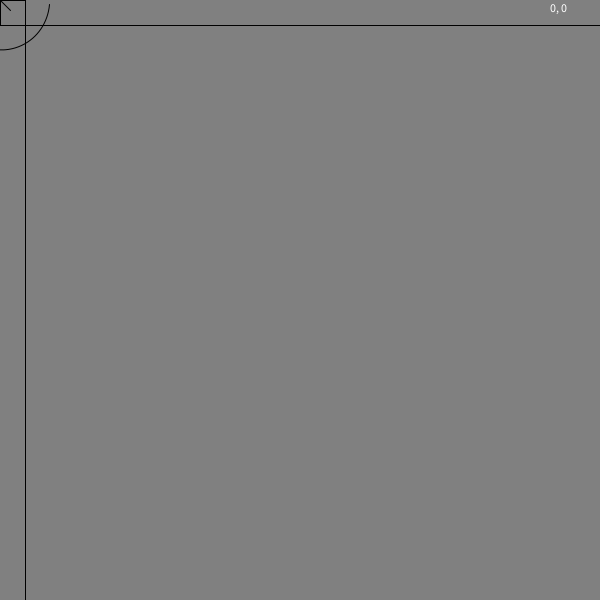
Frame 1 (no input)
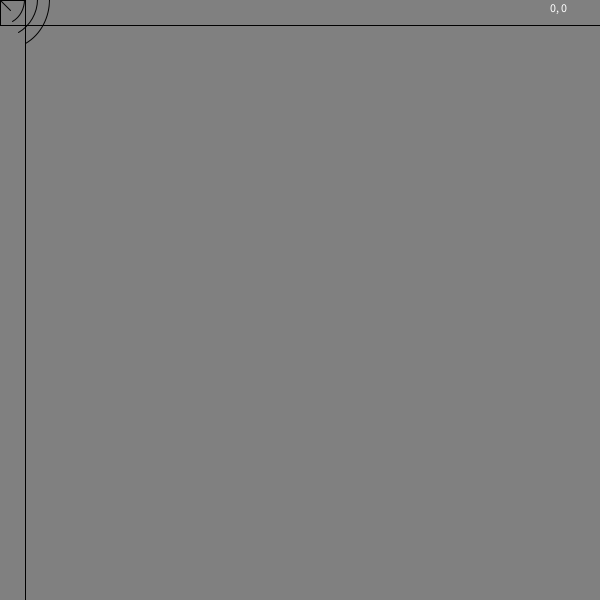
Frame 60 (the mouse pressed at the canvas centre just before this capture)
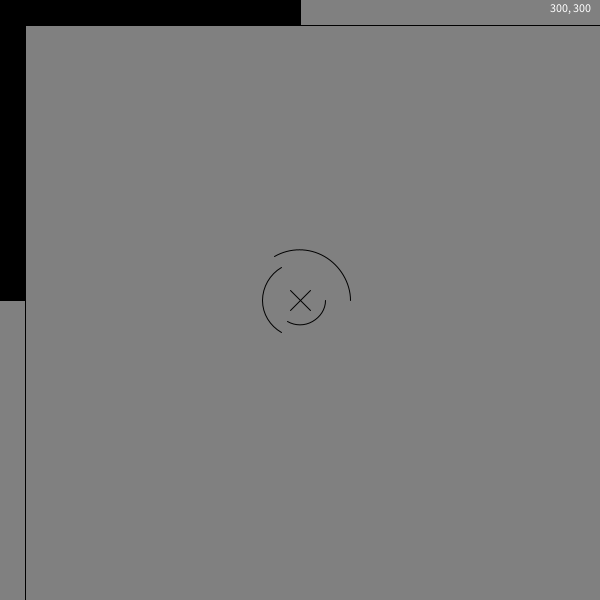
Frame 120 (the mouse held since frame 60 and released just before this capture)

The Processing sketch that drew these frames (run headless with seeded random() and noise(); from frame 60 on, the mouse is pressed at the canvas centre):

// Processing sketch: processing_156598
// ── processing_156598.pde



void setup () {
  size(600,600);
  background (128);
}

void draw () {
  background (128);
  mouseTrail();
  crossHair();
  drawGuides();
  drawArcs();
}

void mouseTrail() {
  if ((frameCount+1)%25==0) {
    background (128);
    ellipse(pmouseX,pmouseY,10,10);
  }
  fill(255);
  line(mouseX,mouseY,pmouseX,pmouseY);
}

void crossHair() {
  fill(255);
  line(mouseX-10,mouseY-10,mouseX+10,mouseY+10);
  line(mouseX-10,mouseY+10,mouseX+10,mouseY-10);
}

void drawGuides() {  
  line(25,0,25,600); 
  fill(0);
  rect(0,0,25,mouseY);
  line(0,25,600,25);
  rect(0,0,mouseX,25);
  fill(255);
  text(mouseX+", "+mouseY,550,12);
  
}

void drawArcs() {
  noFill();
  float mousedist=dist(pmouseX,pmouseY,mouseX,mouseY);
  //arc(mouseX,mouseY,(pmouseX-mouseX)*100,(pmouseY-mouseY)*10, radians(90),radians(180));
  arc(mouseX,mouseY,100,100, radians(((frameCount%360)*5)+0),radians(((frameCount%360)*5)+120));
  arc(mouseX,mouseY,75,75, radians(((frameCount%360)*3)+120),radians(((frameCount%360)*3)+240));
  arc(mouseX,mouseY,50,50, radians((frameCount%360)+240),radians((frameCount%360)+360));
}
